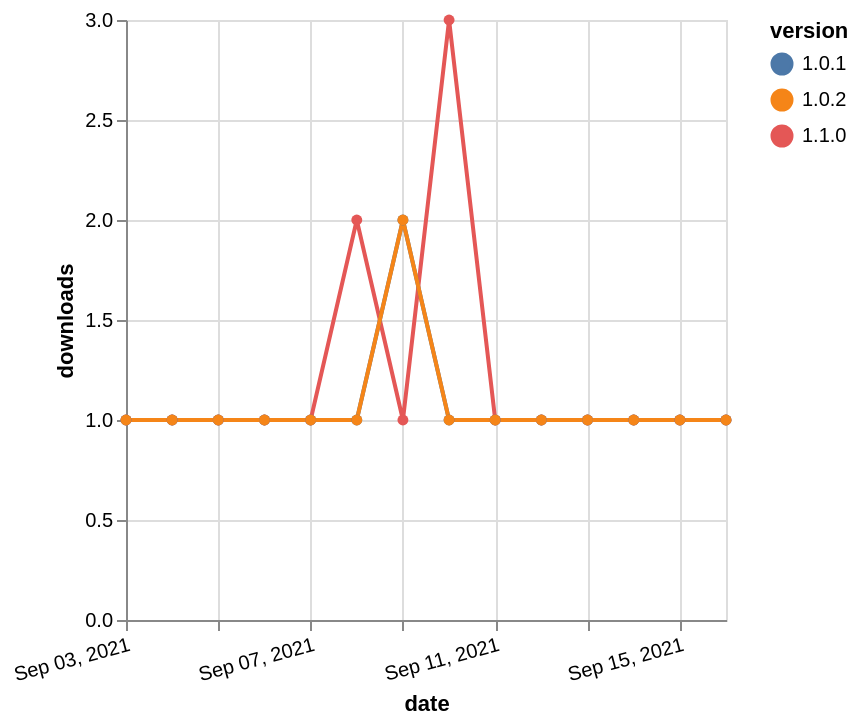

Write a Vega-Lite specification for this figure.
### Vega-Lite specification from a JSON file in a GitHub repository (floating-point values rounded to 4 significant figures)
{"$schema": "https://vega.github.io/schema/vega-lite/v5.json", "description": "A simple bar chart with embedded data.", "data": {"values": [{"date": "2021-09-03", "total": 132, "delta": 1, "version": "1.1.0"}, {"date": "2021-09-04", "total": 133, "delta": 1, "version": "1.1.0"}, {"date": "2021-09-05", "total": 134, "delta": 1, "version": "1.1.0"}, {"date": "2021-09-06", "total": 135, "delta": 1, "version": "1.1.0"}, {"date": "2021-09-07", "total": 136, "delta": 1, "version": "1.1.0"}, {"date": "2021-09-08", "total": 138, "delta": 2, "version": "1.1.0"}, {"date": "2021-09-09", "total": 139, "delta": 1, "version": "1.1.0"}, {"date": "2021-09-10", "total": 142, "delta": 3, "version": "1.1.0"}, {"date": "2021-09-11", "total": 143, "delta": 1, "version": "1.1.0"}, {"date": "2021-09-12", "total": 144, "delta": 1, "version": "1.1.0"}, {"date": "2021-09-13", "total": 145, "delta": 1, "version": "1.1.0"}, {"date": "2021-09-14", "total": 146, "delta": 1, "version": "1.1.0"}, {"date": "2021-09-15", "total": 147, "delta": 1, "version": "1.1.0"}, {"date": "2021-09-16", "total": 148, "delta": 1, "version": "1.1.0"}, {"date": "2021-09-03", "total": 145, "delta": 1, "version": "1.0.1"}, {"date": "2021-09-04", "total": 146, "delta": 1, "version": "1.0.1"}, {"date": "2021-09-05", "total": 147, "delta": 1, "version": "1.0.1"}, {"date": "2021-09-06", "total": 148, "delta": 1, "version": "1.0.1"}, {"date": "2021-09-07", "total": 149, "delta": 1, "version": "1.0.1"}, {"date": "2021-09-08", "total": 150, "delta": 1, "version": "1.0.1"}, {"date": "2021-09-09", "total": 152, "delta": 2, "version": "1.0.1"}, {"date": "2021-09-10", "total": 153, "delta": 1, "version": "1.0.1"}, {"date": "2021-09-11", "total": 154, "delta": 1, "version": "1.0.1"}, {"date": "2021-09-12", "total": 155, "delta": 1, "version": "1.0.1"}, {"date": "2021-09-13", "total": 156, "delta": 1, "version": "1.0.1"}, {"date": "2021-09-14", "total": 157, "delta": 1, "version": "1.0.1"}, {"date": "2021-09-15", "total": 158, "delta": 1, "version": "1.0.1"}, {"date": "2021-09-16", "total": 159, "delta": 1, "version": "1.0.1"}, {"date": "2021-09-03", "total": 148, "delta": 1, "version": "1.0.2"}, {"date": "2021-09-04", "total": 149, "delta": 1, "version": "1.0.2"}, {"date": "2021-09-05", "total": 150, "delta": 1, "version": "1.0.2"}, {"date": "2021-09-06", "total": 151, "delta": 1, "version": "1.0.2"}, {"date": "2021-09-07", "total": 152, "delta": 1, "version": "1.0.2"}, {"date": "2021-09-08", "total": 153, "delta": 1, "version": "1.0.2"}, {"date": "2021-09-09", "total": 155, "delta": 2, "version": "1.0.2"}, {"date": "2021-09-10", "total": 156, "delta": 1, "version": "1.0.2"}, {"date": "2021-09-11", "total": 157, "delta": 1, "version": "1.0.2"}, {"date": "2021-09-12", "total": 158, "delta": 1, "version": "1.0.2"}, {"date": "2021-09-13", "total": 159, "delta": 1, "version": "1.0.2"}, {"date": "2021-09-14", "total": 160, "delta": 1, "version": "1.0.2"}, {"date": "2021-09-15", "total": 161, "delta": 1, "version": "1.0.2"}, {"date": "2021-09-16", "total": 162, "delta": 1, "version": "1.0.2"}]}, "width": "container", "mark": {"type": "line", "point": {"filled": true}}, "encoding": {"x": {"field": "date", "type": "temporal", "timeUnit": "yearmonthdate", "title": "date", "axis": {"labelAngle": -15}}, "y": {"field": "delta", "type": "quantitative", "title": "downloads"}, "color": {"field": "version", "type": "nominal"}, "tooltip": {"field": "delta"}}}
